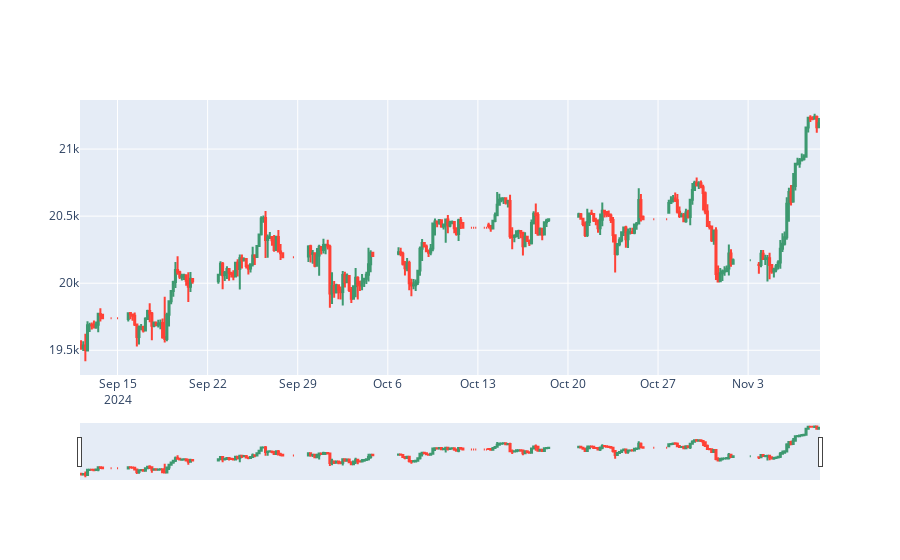

Here is the notebook cell this chart was saved with:
### Code cell
fig

### Figure 1 — Plotly figure (JSON) as saved in the notebook; plotly's stock layout.template omitted (floating-point values rounded to 4 significant figures; data arrays with more than 128 entries replaced by an {"elided": "..."} marker saying what was removed)
{"data": [{"close": {"elided": "266 float values"}, "high": {"elided": "266 float values"}, "low": {"elided": "266 float values"}, "open": {"elided": "266 float values"}, "type": "candlestick", "x": {"elided": "266 str values"}}], "layout": {}}
